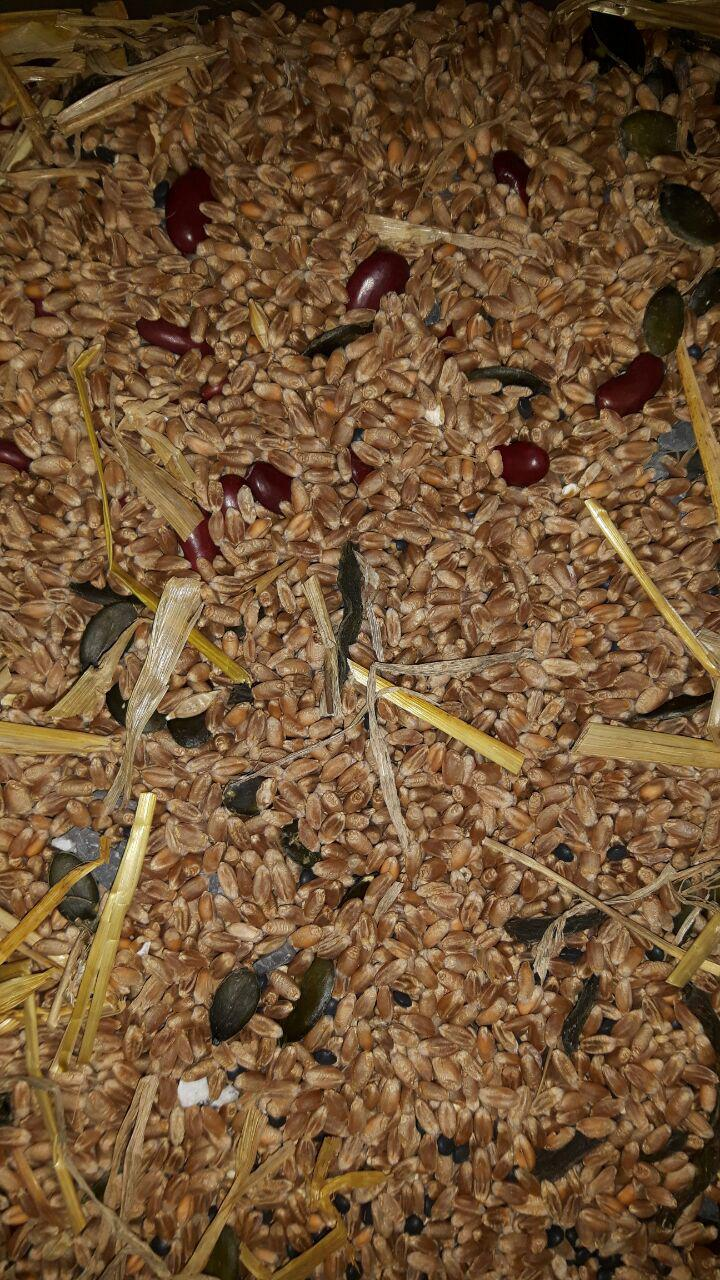
#> input picture server/thecombiners/main_app/contamination_detection/src/contamination1.jpg, 720 x 1280 px, found by its file name
$ jupyter execute --allow-errors DeseaseDetection.ipynb   (older library calls are emulated)
#> lines starting #> are read from the running program, lines starting #| are printed output that depends on the picture; after the words box and inside, x2 and y2 are one past the last pixel; in counts of white or black regions, pixels touching at a corner belong together
[cell 1]
import numpy as np
import cv2
cv2.ocl.setUseOpenCL(False)
from matplotlib import pyplot as plt
import contamination_detection

## Load images, one contaminated and other one not contaminated

[cell 2]
path = "/home/natalija/Documents/HackZurich/contamination_detection/contamination1.jpg"
no_path = "/home/natalija/Documents/HackZurich//contamination_detection/no_contamination1.jpg"

image = cv2.imread(path, 0)
#> image: shape (1280, 720); min 0, max 255, mean 88.5
no_image = cv2.imread(no_path, 0)
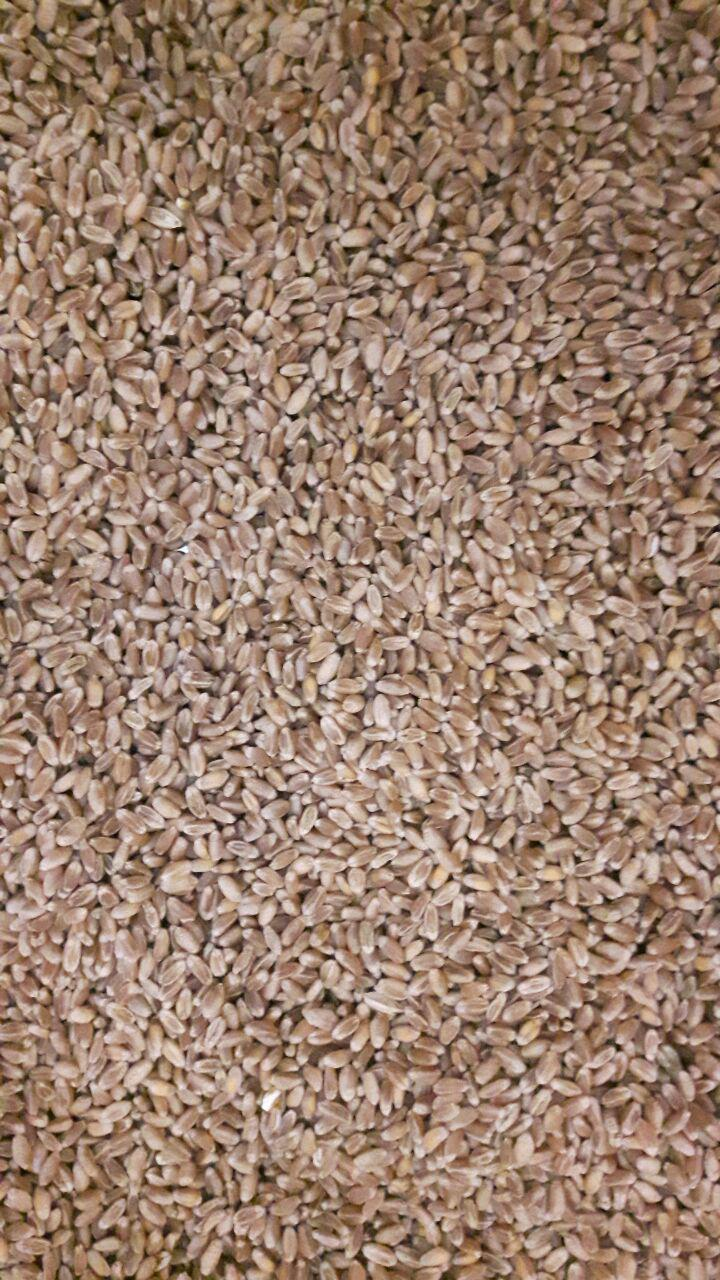
#> input picture server/thecombiners/main_app/contamination_detection/src/no_contamination1.jpg, 720 x 1280 px, found by its file name
#> no_image: shape (1280, 720); min 0, max 255, mean 134.2

## Load mask

#> (a cell that did not finish here is left out)

## Fourier transform

[cell 4]
f = np.fft.fft2(no_image)
fshift = np.fft.fftshift(f)
no_magnitude_spectrum = 20*np.log(np.abs(fshift))

plt.subplot(121),plt.imshow(no_image, cmap = 'gray')
plt.title('Input Image'), plt.xticks([]), plt.yticks([])
plt.subplot(122),plt.imshow(no_magnitude_spectrum, cmap = 'gray')
plt.title('Magnitude Spectrum'), plt.xticks([]), plt.yticks([])
plt.show()

[cell 5]
f = np.fft.fft2(image)
fshift = np.fft.fftshift(f)
magnitude_spectrum = 20*np.log(np.abs(fshift))

plt.subplot(121),plt.imshow(image, cmap = 'gray')
plt.title('Input Image'), plt.xticks([]), plt.yticks([])
plt.subplot(122),plt.imshow(magnitude_spectrum, cmap = 'gray')
plt.title('Magnitude Spectrum'), plt.xticks([]), plt.yticks([])
plt.show()

[cell 6]
rows, cols = image.shape
#> rows = 1280; cols = 720
crow , ccol = int(rows/2) , int(cols/2)
#> crow = 640; ccol = 360
fshift[crow-30:crow+30, ccol-30:ccol+30] = 0
f_ishift = np.fft.ifftshift(fshift)
img_back = np.fft.ifft2(f_ishift)
img_back = np.abs(img_back)

plt.subplot(131),plt.imshow(image, cmap = 'gray')
plt.title('Input Image'), plt.xticks([]), plt.yticks([])
plt.subplot(132),plt.imshow(img_back, cmap = 'gray')
plt.title('Image after HPF'), plt.xticks([]), plt.yticks([])
plt.subplot(133),plt.imshow(img_back)
plt.title('Result in JET'), plt.xticks([]), plt.yticks([])

plt.show()

## Blob detection
https://www.learnopencv.com/blob-detection-using-opencv-python-c/

[cell 7]
# Read image
im = cv2.imread('/home/natalija/Documents/HackZurich/contamination_detection/contamination1.jpg', cv2.IMREAD_GRAYSCALE)
# Set up the detector with default parameters.
d = cv2.Canny(im, 0, 230 )
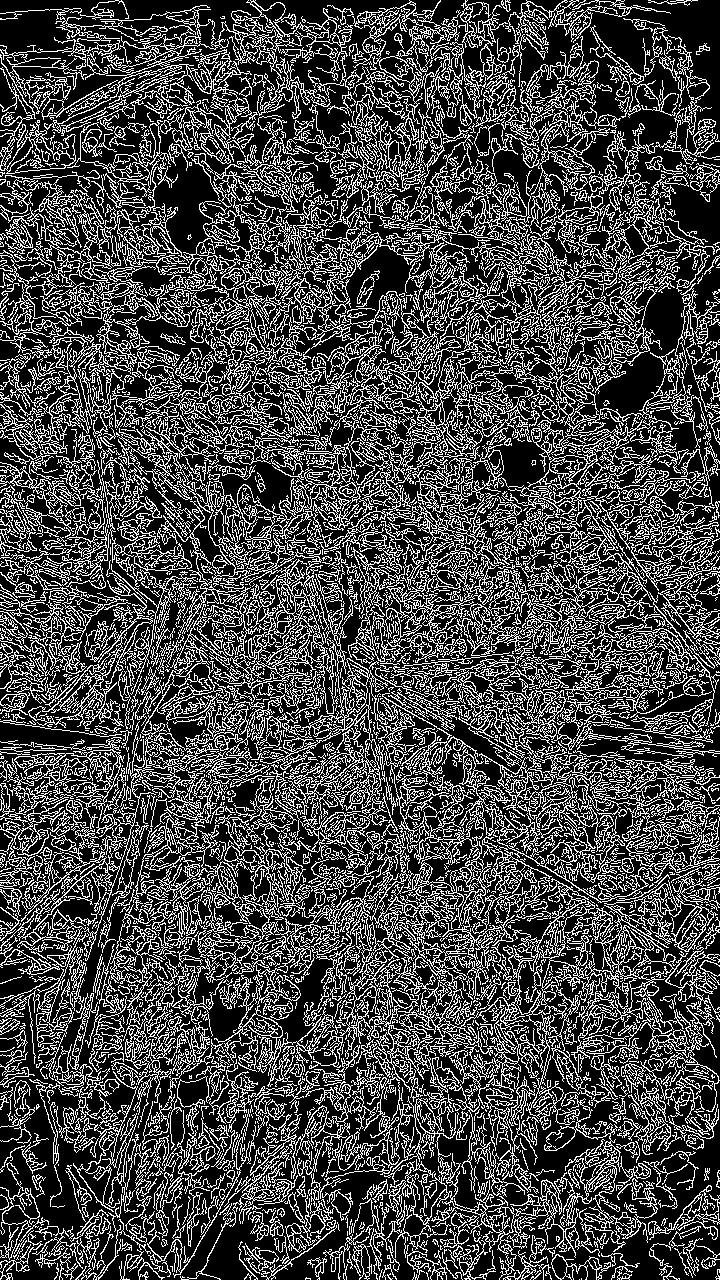
#> d: shape (1280, 720); 28% white in thin lines or dots
for i in range(5):
    d = cv2.dilate(d, None, iterations=1)
    D = cv2.blur(d, (5,5))
    d = cv2.erode(d, None, iterations=1)
    plt.axis("off")
    plt.imshow(d, "gray")
    plt.show()
#> this loop made 5 passes
#> pass 1, `d = cv2.erode(d, None, iterations=1)`:
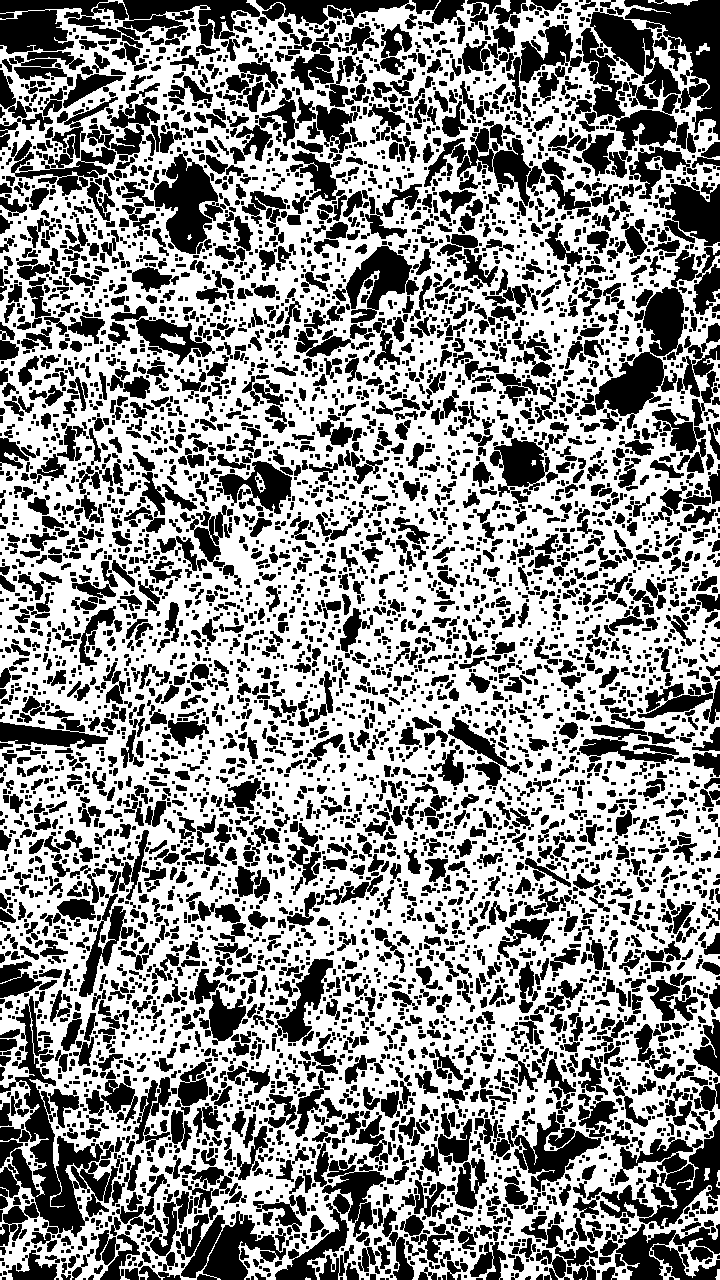
#> d: shape (1280, 720); 56.4% white; 6016 black regions (3031 under 20 px), largest, box (x1, y1, x2, y2) and area: (0, 996, 118, 1246) 9424, (576, 0, 720, 153) 9218, (0, 0, 260, 71) 8594

## Detect feature in image, one by one all 8
https://www.learnopencv.com/blob-detection-using-opencv-python-c/
http://opencv-python-tutroals.readthedocs.io/en/latest/py_tutorials/py_feature2d/py_feature_homography/py_feature_homography.html

[cell 8]
MIN_MATCH_COUNT = 10

img1 = cv2.imread('/home/natalija/Documents/HackZurich/contamination_detection/contamination1_f.jpg',0)  # queryImage
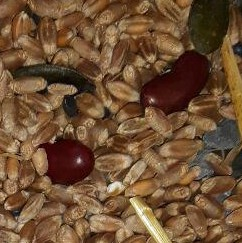
#> input picture server/thecombiners/main_app/contamination_detection/src/contamination1_f.jpg, 242 x 243 px, found by its file name
#> img1: shape (243, 242); min 0, max 255, mean 87.1
img2 = cv2.imread('/home/natalija/Documents/HackZurich/contamination_detection/first.jpg',0) # trainImage
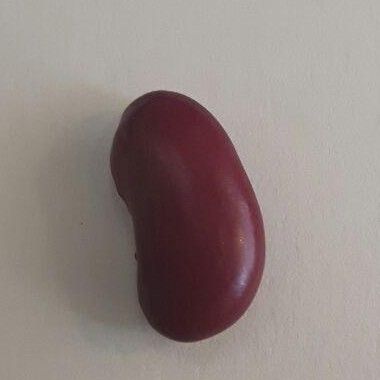
#> input picture server/thecombiners/main_app/contamination_detection/src/first.jpg, 380 x 380 px, found by its file name
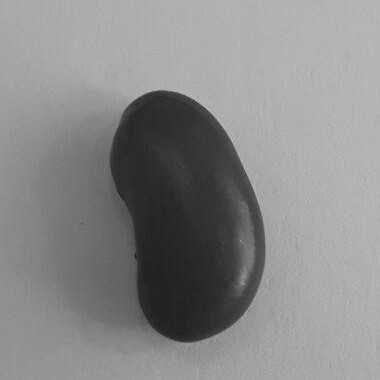
#> img2: shape (380, 380); min 29, max 195, mean 137.3

# Initiate SIFT detector
sift = cv2.xfeatures2d.SIFT_create()


# find the keypoints and descriptors with SIFT
kp1, des1 = sift.detectAndCompute(img1, None)
#> kp1 = 836 keypoints; strongest (x, y, size): (79, 161, 3.3), (152, 100, 3.1), (112, 188, 5.1), (108, 183, 3.7)
kp2, des2 = sift.detectAndCompute(img2, None)
#> kp2 = 42 keypoints; strongest (x, y, size): (242, 280, 7.8), (149, 90, 3.9), (224, 128, 2.2), (254, 186, 3.3)

img1 = cv2.blur(img1, (5,5))
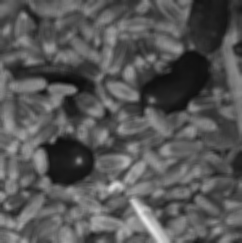
#> img1: shape (243, 242); min 10, max 232, mean 87.1

FLANN_INDEX_KDTREE = 0

flann = cv2.BFMatcher(cv2.NORM_L1,crossCheck=False)
matches = flann.knnMatch(des1, des2, k=2)
#> matches = 836 matches

# store all the good matches as per Lowe's ratio test.
good = []
for m,n in matches:
    if m.distance < 0.85*n.distance:
        good.append(m)
#> after the loop, good = 3 matches

if len(good)>MIN_MATCH_COUNT:
    src_pts = np.float32([ kp1[m.queryIdx].pt for m in good ]).reshape(-1,1,2)
    dst_pts = np.float32([ kp2[m.trainIdx].pt for m in good ]).reshape(-1,1,2)

    M, mask = cv2.findHomography(src_pts, dst_pts, cv2.RANSAC,5.0)
    matchesMask = mask.ravel().tolist()

    h,w = img1.shape
    pts = np.float32([ [0,0],[0,h-1],[w-1,h-1],[w-1,0] ]).reshape(-1,1,2)
    dst = cv2.perspectiveTransform(pts,M)

    img2 = cv2.polylines(img2,[np.int32(dst)], True, 255, 3, cv2.LINE_AA)

else:
    print("Not enough matches are found - %d/%d" % (len(good),MIN_MATCH_COUNT))
#| Not enough matches are found - 3/10
    matchesMask = None

draw_params = dict(matchColor = (0,255,0), # draw matches in green color
                   singlePointColor = None,
                   matchesMask = matchesMask, # draw only inliers
                   flags = 2)

img3 = cv2.drawMatches(img1,kp1,img2,kp2,good,None,**draw_params)
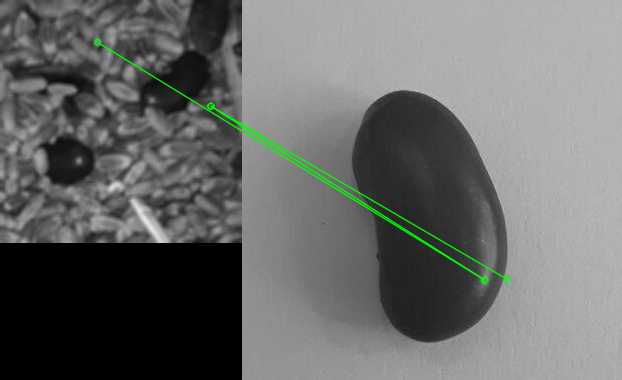
#> img3: shape (380, 622, 3); mean of channels 0, 1, 2 105, 106.6, 105; drawn as B, G, R

plt.imshow(img3, 'gray'),plt.show()

## Take a picture with the camera and save it

[cell 9]
def take_picture(path):
    camera = cv2.VideoCapture(0) # video capture source camera (Here webcam of laptop)
    ret,frame = camera.read() # return a single frame in variable `frame`
    cv2.imwrite(path,frame)
    cv2.destroyAllWindows()
    cap.release()

[cell 10]
from skimage.io import imread, imshow
from skimage.filters import threshold_otsu
from skimage.color import label2rgb
from numpy import percentile
import matplotlib.pyplot as plt

from spade.detection_2d import spade2d
from spade.shapes.examples import potatoids5x5_smallest4px


# Load the example image.
image = cv2.imread('/home/natalija/Documents/HackZurich/contamination_detection/contamination1.jpg', 0)

# Separate cell image from background, using by Otsu's thresholding method.
cell = image > threshold_otsu(image)
#> cell: shape (1280, 720) bool; 47.1% white; 3248 white regions (2702 under 20 px), largest, box (x1, y1, x2, y2) and area: (0, 221, 720, 1280) 343562, (362, 196, 564, 299) 6198, (508, 275, 654, 420) 3537


# Focus on brightest pixels only
potential_centers = image > percentile(image[cell], 10)
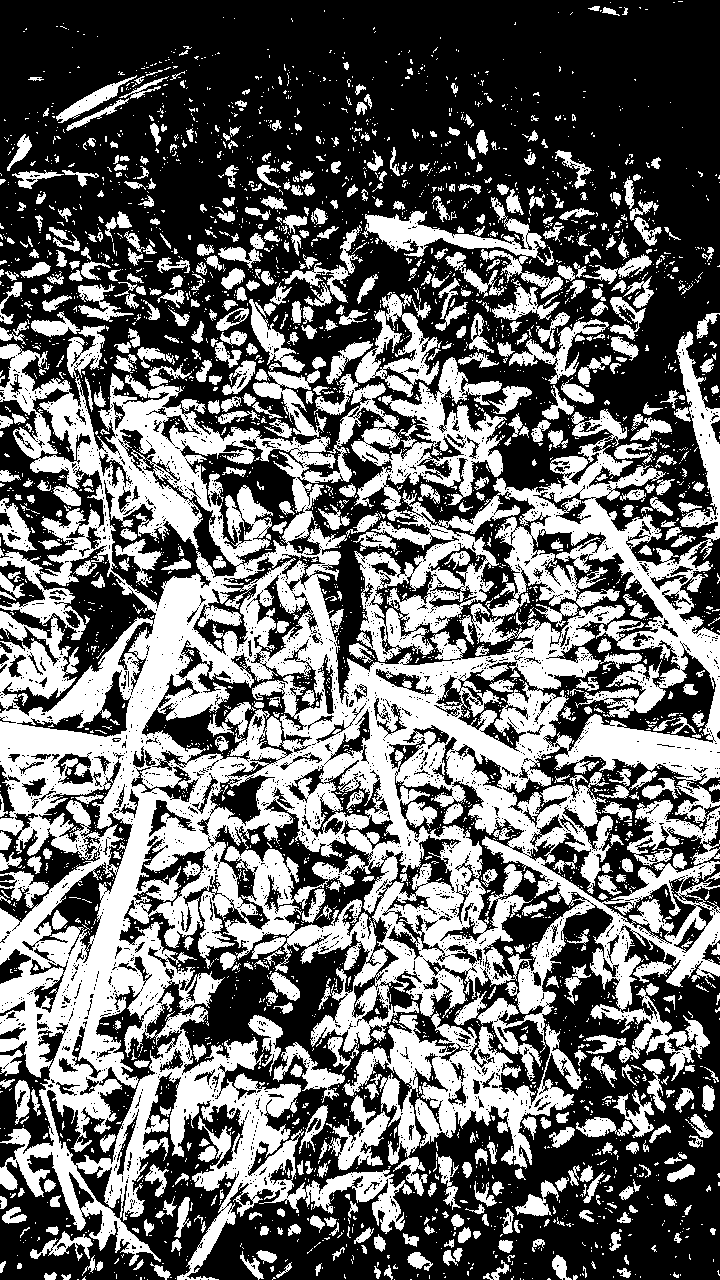
#> potential_centers: shape (1280, 720) bool; 41.7% white; 3789 white regions (3124 under 20 px), largest, box (x1, y1, x2, y2) and area: (0, 325, 720, 1280) 267101, (343, 1011, 583, 1196) 13656, (362, 197, 563, 299) 4418

# Detect particles.
#> (the rest of this cell did not finish here and is left out)
